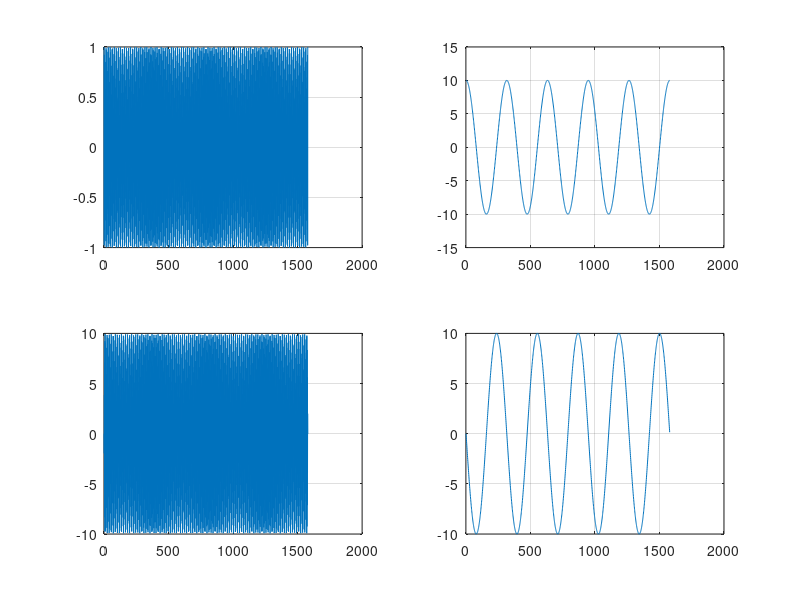

MATLAB code for this plot:
clear all; clc;

beta = 0.0; 
gamma = 0.5;

m1 = 1.0;
m2 = 1.0;

k1 = 1.0e4;
k2 = 1.0;

M = [ m1, 0.0; 0.0, m2 ];

K = [ (k1+k2), -k2; -k2, k2 ];

d0 = [ 1 ; 10 ];

v0 = [ 0; 0 ];

lambda = eig(inv(M) * K);
omega = sqrt(lambda);

T1 = 2 * pi / omega(1);
T2 = 2 * pi / omega(2);

dt = 0.0199; %T1 / 20;

T_final = 5 * T1;

N = ceil(T_final / dt);

% initial acceleration
a0 = M \ (-K * d0);

% allocate solutions
a = zeros(2, N+1);
v = a;
d = a;

a(:,1) = a0; v(:,1) = v0; d(:,1) = d0;

% matrix
LEFT = M + beta * dt * dt * K;

for n = 2 : N+1
    % predictor
    d_tilde = d(:,n-1) + dt * v(:,n-1) + 0.5 * dt * dt * (1 - 2 * beta) * a(:, n-1);
    v_tilde = v(:,n-1) + (1-gamma) * dt * a(:, n-1);
    
    a(:,n) = LEFT \ (-K * d_tilde);
    
    d(:,n) = d_tilde + beta * dt * dt * a(:,n);
    v(:,n) = v_tilde + gamma * dt * a(:,n);
end

% visualization
t = 1: 1 : N;

subplot(2,2,1), plot(t, d(1,1:N)); grid on;
subplot(2,2,2), plot(t, d(2,1:N)); grid on;
subplot(2,2,3), plot(t, v(1,1:N)); grid on;
subplot(2,2,4), plot(t, v(2,1:N)); grid on;

% EOF